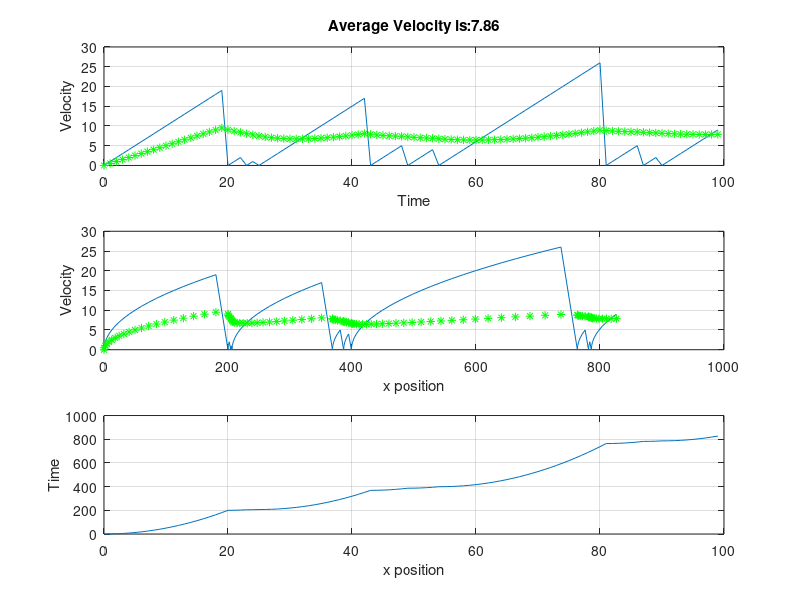

Write the MATLAB code that produced this figure.
% 1D electron simulation
%
close all
clear
clc
set(0,'defaultfigurewindowstyle','docked')

x = 0;

time =0;
Force = 1;
Mass = 1;

np = 1;
dt = 1;
tt = 100;
vx = zeros(1,np);
time = zeros(1,np);
x = zeros(1,np);
Average_Velo= 0;
t = 0;
re = 0;

for i = 2:tt
    for j = 1:np
    time(i,j) = time(i-1,j)+dt; 
    vx(i,j) = vx(i-1,j) + Force/Mass*dt;
    x(i,j) = x(i-1,j) + vx(i-1,j)*dt + (Force/Mass*dt)^2/2;
    
    r = rand(i,j);
    if r(i,j) < 0.05
        vx(i,j) = re * vx(i,j);
    end
    
    Average_Velo(i,j) = mean(vx,'all');
    
    end
    
    
subplot(3,1,1);
plot(time,vx); 
hold on;
subplot(3,1,1); 
plot(time,Average_Velo,'*g');
xlabel('Time');
ylabel('Velocity');
title(['Average Velocity is:',num2str(Average_Velo(i,1))]);
grid on
hold off;


subplot(3,1,2);
plot(x,vx); 
hold on;
subplot(3,1,2); 
plot(x,Average_Velo,'*g');
xlabel('x position');
ylabel('Velocity');
grid on
hold off;


subplot(3,1,3);
plot(time,x);
xlabel('x position');
ylabel('Time');
grid on
pause(0.07);


end
%}



